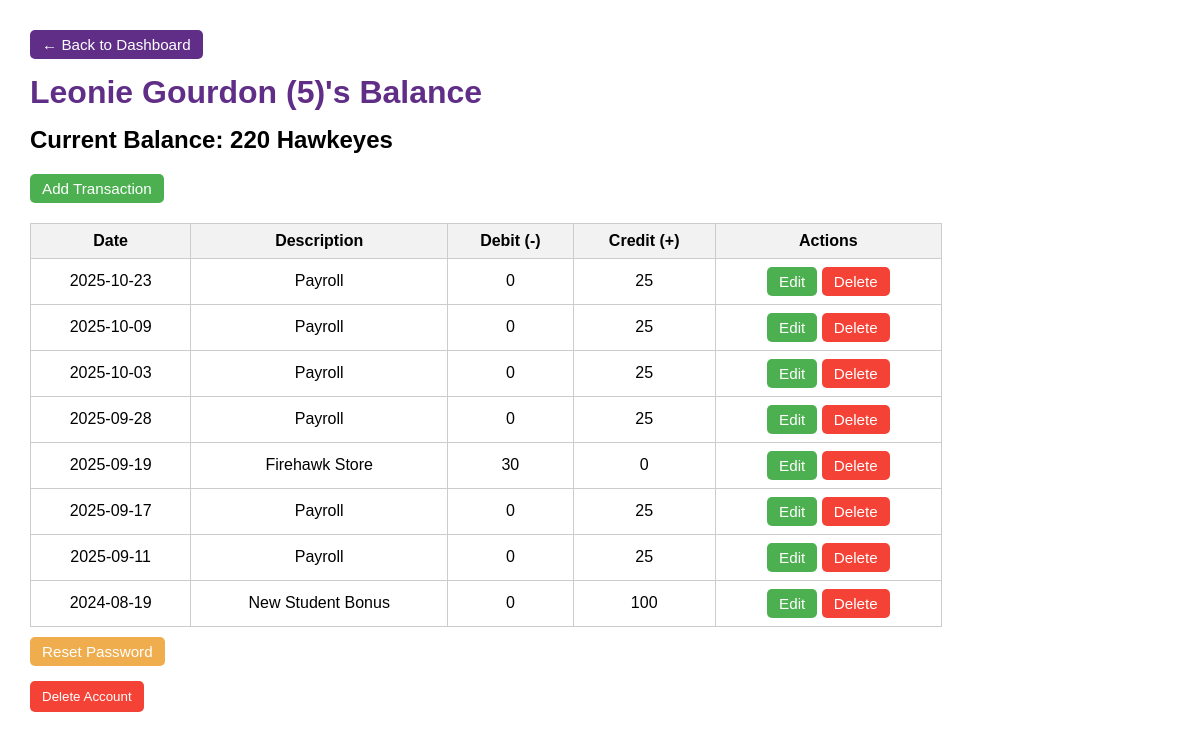
The app's page /balance/397 (signed in) with its own data.
### tables this page shows
CREATE TABLE "students"(id INTEGER PRIMARY KEY, name TEXT, grade INTEGER, password TEXT, default_payroll INTEGER, code INTEGER DEFAULT 0);

CREATE TABLE "transactions" ( id INTEGER PRIMARY KEY, student_id INTEGER, date TEXT, description TEXT, debit INTEGER, credit INTEGER);

### app.py (the view)
@app.route("/balance/<int:student_id>")
def balance(student_id):
    if session.get("user_type") != 1 and session.get("user_type") != 2:
        return redirect(url_for("login"))
    conn = get_db_connection()
    transactions = conn.execute(
        "SELECT * FROM transactions WHERE student_id = ? ORDER BY date DESC",  # sort newest first
        (student_id,)
    ).fetchall()
    student = conn.execute("SELECT * FROM students WHERE id = ?", (student_id,)).fetchone()
    conn.close()
    balance = sum(t["credit"] - t["debit"] for t in transactions)
    return render_template(
        "balance.html",
        student_name=student["name"],  # passing student name as 'student_name'
        student_id=student_id,  # passing student_id
        transactions=transactions,  # passing the list of transactions
        balance=balance,  # passing the calculated balance
        grade=student["grade"]  # passing the student's grade level without "Grade_"
    )

### app.py (called while the page is built)
def get_db_connection():
    conn = sqlite3.connect("hawkeyes.db", check_same_thread=False)
    conn.row_factory = sqlite3.Row
    return conn

### templates/balance.html (shortened to what this page needs)
<!DOCTYPE html>
<html>
<head>
</head>
<body>
    <p class="top-link">
        <a href="{{ url_for('home') }}" style="background-color: #602e87; color: white;" class="btn back-btn">&larr; Back to Dashboard</a>
    </p>
    <h1>{{ student_name }} ({{ grade }})'s Balance</h1>
    <h2 class="balance">Current Balance: {{ balance }} Hawkeyes</h2>
    <form action="{{ url_for('add_transaction', student_id=student_id) }}" method="get" style="display:inline;">
        <button type="submit" class="btn add-btn">Add Transaction</button>
    </form>
    <table>
        <tr>
            <th>Date</th>
            <th>Description</th>
            <th>Debit (-)</th>
            <th>Credit (+)</th>
            <th>Actions</th>
        </tr>
        {% for t in transactions %}
        <tr>
            <td>{{ t['date'] }}</td>
            <td>{{ t['description'] }}</td>
            <td>{{ t['debit'] }}</td>
            <td>{{ t['credit'] }}</td>
            <td>
                <a href="{{ url_for('edit_transaction', transaction_id=t.id, student_id=student_id) }}" class="btn edit-btn">Edit</a>
                <form action="{{ url_for('delete_transaction', transaction_id=t.id, student_id=student_id) }}" method="POST" style="display:inline;" onsubmit="return confirm('Are you sure you want to delete this transaction?');">
                    <button type="submit" class="btn delete-btn">Delete</button>
                </form>
            </td>
        </tr>
        {% endfor %}
    </table>
    <p><a href="{{ url_for('reset_student_password', student_id=student_id) }}" class="btn" style="background-color: #f0ad4e; color: white;">Reset Password</a></p>
    <form action="{{ url_for('delete_student', student_id=student_id) }}" method="POST"
          onsubmit="return confirm('Are you sure you want to delete {{ student_name }}? This cannot be undone.');"
          style="margin-top: 20px;">
        <button type="submit" style="background-color: #f44336; color: white; border: none; padding: 8px 12px; border-radius: 5px; cursor: pointer;">
            Delete Account
        </button>
    </form>
</body>
</html>

### templates/balance.html (style rules this page uses)
body { font-family: Arial, sans-serif; margin: 30px; margin-top: 20px; }
h1 { color: #602e87; margin-top: 10px; margin-bottom: 0px; }
table { border-collapse: collapse; width: 80%; margin-top: 20px; }
th, td { border: 1px solid #ccc; padding: 8px; text-align: center; }
th { background-color: #f2f2f2; }
.balance { font-weight: bold; margin-top: 15px; }
a { text-decoration: none; color: blue; }
.btn { padding: 6px 12px; border-radius: 5px; cursor: pointer; font-size: 0.95em; border: none; text-decoration: none; }
.edit-btn { background-color: #4CAF50; color: white; }
.delete-btn { background-color: #f44336; color: white; }
.add-btn { background-color: #4CAF50; color: white; }
.back-btn { background-color: #602e87; color: white; }
.top-link { display: inline-block; margin-bottom: 10px; }

### records on screen
students: name "Leonie Gourdon"
transactions: date "2025-10-23", description "Payroll", debit "0", credit "25"
transactions: date "2025-10-09", description "Payroll", debit "0", credit "25"
transactions: date "2025-10-03", description "Payroll", debit "0", credit "25"
transactions: date "2025-09-28", description "Payroll", debit "0", credit "25"
transactions: date "2025-09-19", description "Firehawk Store", debit "30", credit "0"
transactions: date "2025-09-17", description "Payroll", debit "0", credit "25"
transactions: date "2025-09-11", description "Payroll", debit "0", credit "25"
transactions: date "2024-08-19", description "New Student Bonus", debit "0", credit "100"

### other values on screen
{{ grade }} "5"
{{ balance }} "220"
